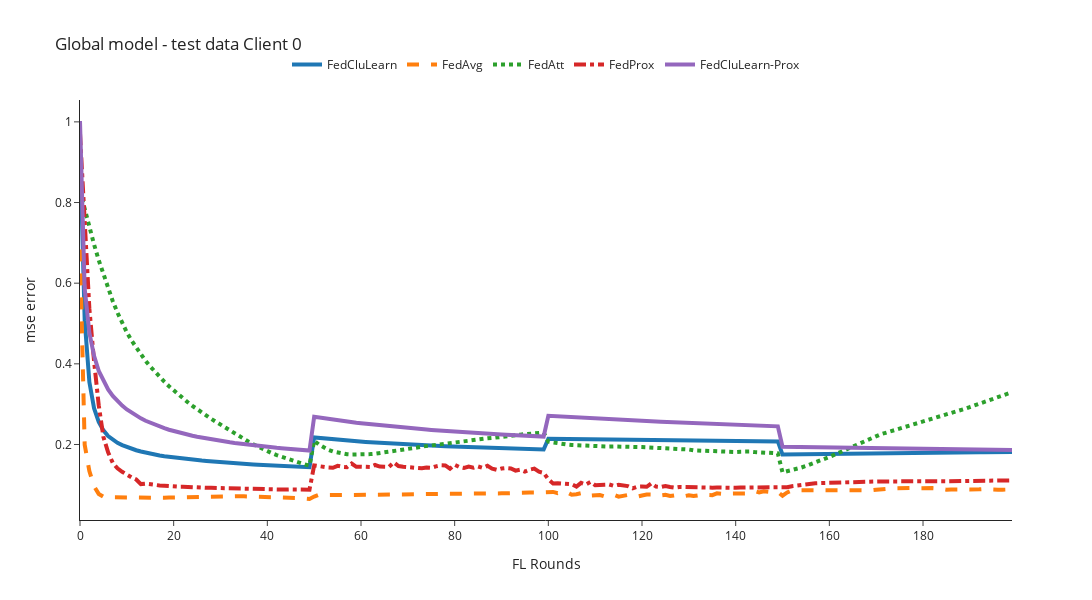
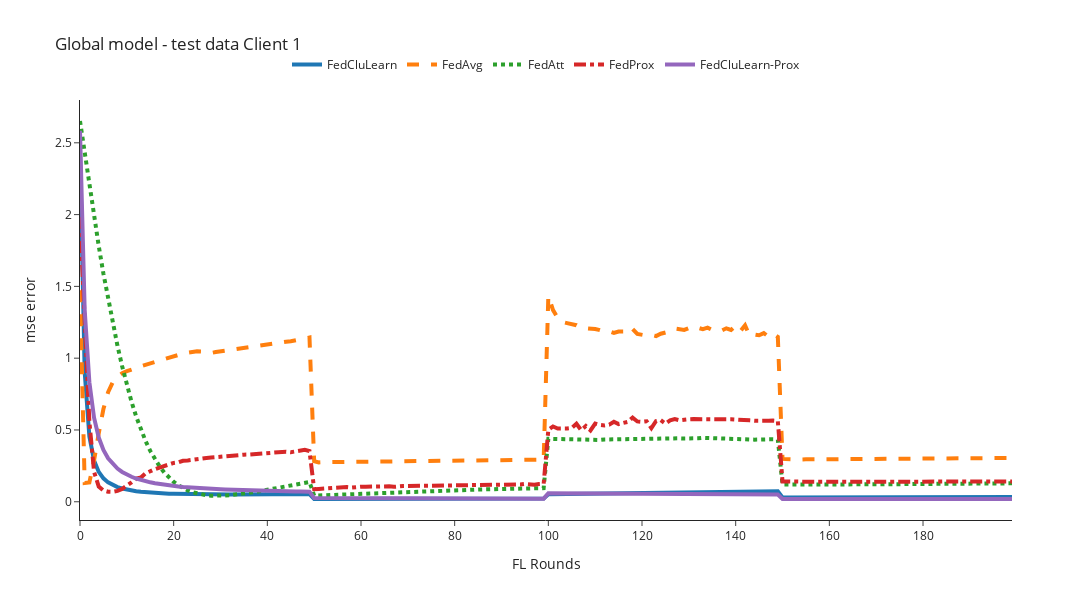

Notebook code cell kept with these figures, in order:
### Code cell
mse_column='mse'
for client_id in [0,1,2]:
    n_rounds, y = preprocessing_results(filenames=global_filenames, client_id=client_id,mse_column=mse_column)
    plot_plotly(n_rounds, y, title=f'Global model - test data Client {client_id}', y_axis_title=f'{mse_column} error')

### Figure 1 — Plotly figure (JSON) as saved in the notebook; plotly's stock layout.template omitted (floating-point values rounded to 4 significant figures; data arrays with more than 128 entries replaced by an {"elided": "..."} marker saying what was removed)
{"data": [{"line": {"dash": "solid", "width": 4}, "mode": "lines", "name": "FedCluLearn", "type": "scatter", "x": {"elided": "201 int values"}, "y": {"elided": "200 float values"}}, {"line": {"dash": "dash", "width": 4}, "mode": "lines", "name": "FedAvg", "type": "scatter", "x": {"elided": "201 int values"}, "y": {"elided": "200 float values"}}, {"line": {"dash": "dot", "width": 4}, "mode": "lines", "name": "FedAtt", "type": "scatter", "x": {"elided": "201 int values"}, "y": {"elided": "200 float values"}}, {"line": {"dash": "dashdot", "width": 4}, "mode": "lines", "name": "FedProx", "type": "scatter", "x": {"elided": "201 int values"}, "y": {"elided": "200 float values"}}, {"line": {"dash": "solid", "width": 4}, "mode": "lines", "name": "FedCluLearn-Prox", "type": "scatter", "x": {"elided": "201 int values"}, "y": {"elided": "200 float values"}}], "layout": {"height": 600, "legend": {"orientation": "h", "x": 0.5, "xanchor": "center", "y": 1.05, "yanchor": "bottom"}, "title": {"text": "Global model - test data Client 0"}, "width": 1200, "xaxis": {"title": {"text": "FL Rounds"}}, "yaxis": {"title": {"text": "mse error"}}}}

### Figure 2 — Plotly figure (JSON) as saved in the notebook; plotly's stock layout.template omitted (floating-point values rounded to 4 significant figures; data arrays with more than 128 entries replaced by an {"elided": "..."} marker saying what was removed)
{"data": [{"line": {"dash": "solid", "width": 4}, "mode": "lines", "name": "FedCluLearn", "type": "scatter", "x": {"elided": "201 int values"}, "y": {"elided": "200 float values"}}, {"line": {"dash": "dash", "width": 4}, "mode": "lines", "name": "FedAvg", "type": "scatter", "x": {"elided": "201 int values"}, "y": {"elided": "200 float values"}}, {"line": {"dash": "dot", "width": 4}, "mode": "lines", "name": "FedAtt", "type": "scatter", "x": {"elided": "201 int values"}, "y": {"elided": "200 float values"}}, {"line": {"dash": "dashdot", "width": 4}, "mode": "lines", "name": "FedProx", "type": "scatter", "x": {"elided": "201 int values"}, "y": {"elided": "200 float values"}}, {"line": {"dash": "solid", "width": 4}, "mode": "lines", "name": "FedCluLearn-Prox", "type": "scatter", "x": {"elided": "201 int values"}, "y": {"elided": "200 float values"}}], "layout": {"height": 600, "legend": {"orientation": "h", "x": 0.5, "xanchor": "center", "y": 1.05, "yanchor": "bottom"}, "title": {"text": "Global model - test data Client 1"}, "width": 1200, "xaxis": {"title": {"text": "FL Rounds"}}, "yaxis": {"title": {"text": "mse error"}}}}
